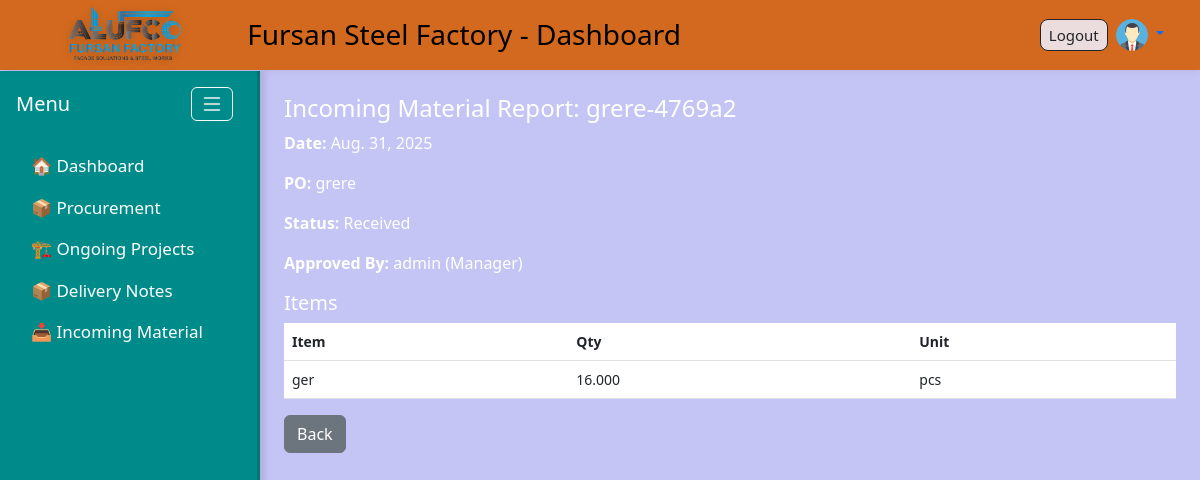
The app's page /procurement/incoming-materials/5/ (signed in) with its own data.
### accounts/models.py (models this page shows, shortened)
class Profile(models.Model):
    user = models.OneToOneField(User, on_delete=models.CASCADE)
    avatar = models.ImageField(upload_to='avatars/', default='avatars/default-avatar.png', blank=True, null=True)

### procurement/models.py (models this page shows, shortened)
class IncomingMaterialReport(models.Model):
    purchase_order = models.ForeignKey(PurchaseOrder, on_delete=models.SET_NULL, null=True, blank=True)
    date = models.DateField(auto_now_add=True)
    ref_no = models.CharField(max_length=150, unique=True)
    supplier_name = models.CharField(max_length=255, blank=True, null=True)
    status = models.CharField(max_length=20, choices=IM_STATUS, default='pending')
    notes = models.TextField(blank=True, null=True)
    approved_by = models.ForeignKey(
        "auth.User",
        on_delete=models.SET_NULL,
        null=True,
        blank=True,
        related_name="approved_reports"
    )

class PurchaseOrder(models.Model):
    po_number = models.CharField(max_length=50, unique=True, blank=True)  # auto-generated if blank
    supplier = models.ForeignKey(Supplier, on_delete=models.CASCADE)
    linked_prs = models.ManyToManyField(PurchaseRequest, blank=True)
    order_date = models.DateField(auto_now_add=True)
    expected_delivery = models.DateField(blank=True, null=True)
    status = models.CharField(max_length=20, choices=PO_STATUS, default='draft')
    notes = models.TextField(blank=True, null=True)
    received_request = models.BooleanField(default=False)  # user requested received
    received_approved_by = models.ForeignKey(
        settings.AUTH_USER_MODEL,
        null=True, blank=True,
        on_delete=models.SET_NULL,
        related_name='received_approved'
    )
    class Meta:
        ordering = ['-order_date']
    def __str__(self):
        return self.po_number or f"PO-{self.id}"

class IncomingMaterialItem(models.Model):
    report = models.ForeignKey(IncomingMaterialReport, on_delete=models.CASCADE, related_name='items')
    po_item = models.ForeignKey(PurchaseOrderItem, on_delete=models.SET_NULL, null=True, blank=True)
    item_name = models.CharField(max_length=255)
    quantity = models.DecimalField(max_digits=12, decimal_places=3, default=0)
    unit = models.CharField(max_length=30, default='pcs')
    notes = models.TextField(blank=True, null=True)

### procurement/views.py (the view)
# urls.py: path("incoming-materials/<int:pk>/", views.im_detail, name="im_detail"),
@login_required
def im_detail(request, pk):
    rpt = get_object_or_404(IncomingMaterialReport, pk=pk)
    return render(request, 'procurement/im_detail.html', {'report': rpt})

### procurement/templates/procurement/im_detail.html
{% extends 'base.html' %}
{% block content %}
<h4>Incoming Material Report: {{ report.ref_no }}</h4>
<p><b>Date:</b> {{ report.date }}</p>
<p><b>PO:</b> {{ report.purchase_order }}</p>
<p><b>Status:</b> {{ report.get_status_display }}</p>
<p><b>Approved By:</b> {% if report.approved_by %} {{ report.approved_by.username }} (Manager) {% else %} Not approved {% endif %}</p>
<h5>Items</h5>
<table class="table">
  <thead><tr><th>Item</th><th>Qty</th><th>Unit</th></tr></thead>
  <tbody>
    {% for item in report.items.all %}
    <tr>
      <td>{{ item.item_name }}</td>
      <td>{{ item.quantity }}</td>
      <td>{{ item.unit }}</td>
    </tr>
    {% endfor %}
  </tbody>
</table>
<a href="{% url 'im_list' %}" class="btn btn-secondary">Back</a>
{% endblock %}

### templates/base.html (shortened to what this page needs)
{% load static %}
<!DOCTYPE html>
<html lang="en">
<head>
    <link rel="stylesheet" href="https://cdn.jsdelivr.net/npm/bootstrap@5.3.0/dist/css/bootstrap.min.css">
    <link href="https://cdn.jsdelivr.net/npm/bootstrap-icons@1.10.5/font/bootstrap-icons.css" rel="stylesheet">
    <link rel="stylesheet" href="{% static 'css/custom.css' %}">
</head>
<body>
<header class="custom-header px-4">
    <div class="container-fluid">
        <div class="d-flex justify-content-between align-items-center">
            <div class="d-flex align-items-center">
                <img src="{% static 'images/udadateone.png' %}" alt="Company Logo" class="logo-img">
                <h3 class="mb-0 ms-2">Fursan Steel Factory - Dashboard</h3>
            </div>
           {% if user.is_authenticated %}
            <div class="d-flex align-items-center gap-2 position-relative">
                <form method="post" action="{% url 'logout' %}" class="mb-0">
                    <button type="submit" class="btn btn-outline-dark btn-sm px-2 py-1">Logout</button>
                </form>
                <div class="dropdown">
                    <a href="#" class="d-block dropdown-toggle" id="userDropdown" data-bs-toggle="dropdown" aria-expanded="false">
                        {% if user.profile.avatar %}
                            <img
                                src="{{ user.profile.avatar.url }}"
                                alt="Avatar"
                                class="rounded-circle avatar-hover"
                                style="width:32px; height:32px; cursor:pointer;"
                                title="{{ user.get_full_name|default:user.username }}"
                            >
                        {% endif %}
                    </a>
                </div>
            </div>
            {% else %}
            <a href="{% url 'login' %}" class="btn btn-primary btn-sm">Login</a>
            {% endif %}
        </div>
    </div>
</header>
    <div class="d-flex">
       <nav id="sidebar" class="vh-100">
            <div class="d-flex justify-content-between align-items-center px-3 mb-4">
                <h5 class="text-white mb-0">Menu</h5>
                <button id="sidebarToggle" class="btn btn-outline-light" title="Toggle Menu">
                    <i class="bi bi-list fs-4"></i>
                </button>
            </div>
            <ul class="nav flex-column">
               <li class="nav-item">
                    <a class="nav-link text-white" href="{% url 'dashboard' %}" title="Dashboard">
                        🏠 <span class="label-text">Dashboard</span>
                    </a>
                </li>
                    <li class="nav-item">
                        <a class="nav-link text-white"
                           data-bs-toggle="collapse"
                           href="#procurementSubmenu"
                           role="button"
                           aria-expanded="false"
                           aria-controls="procurementSubmenu">
                            📦 Procurement
                        </a>
                    </li>
                <li class="nav-item">
                    <a class="nav-link text-white"
                        data-bs-toggle="collapse"
                        href="#ongoingSubmenu"
                        role="button"
                        aria-expanded="true"
                        aria-controls="ongoingSubmenu">
                        🏗 <span class="label-text">Ongoing Projects</span>
                    </a>
                </li>
                <li class="nav-item">
                    <a class="nav-link text-white"
                        data-bs-toggle="collapse"
                        href="#deliverySubmenu"
                        role="button"
                        aria-expanded="false"
                        aria-controls="deliverySubmenu">
                         📦 <span class="label-text">Delivery Notes</span>
                    </a>
                </li>
                <li class="nav-item">
                    <a class="nav-link text-white"
                        data-bs-toggle="collapse"
                        href="#incomingSubmenu"
                        role="button"
                        aria-expanded="false"
                        aria-controls="incomingSubmenu">
                        📥 <span class="label-text">Incoming Material</span>
                    </a>
                </li>
            </ul>
    </nav>
    <main class="flex-grow-1 p-4">
        {% block content %}
        {% endblock %}
    </main>
</div>
</body>
</html>

### static/css/custom.css (style rules this page uses)
body { background-color: #c4c4f5; color: #ffffff; padding-top: 70px; }
.custom-header { background-color: chocolate; color: #000; height: 70px; display: flex; align-items: center; position: fixed; top: 0; width: 100%; z-index: 1000; box-shadow: 0 2px 8px rgba(0,0,0,0.05); }
.dropdown > a { text-decoration: none !important; }
.logo-img { height: 100px !important; width: auto; margin-right: 10px; object-fit: contain; image-rendering: -webkit-optimize-contrast; image-rendering: crisp-edges; filter: drop-shadow(0 2px 4px rgba(0, 0, 0, 0.15)); border-radius: 6px; display: block; }
#sidebar { min-height: 100vh; position: fixed; top: 71px; left: 0; width: 260px; max-width: 260px; padding-top: 1rem; overflow-y: auto; background-color: darkcyan; box-shadow: 5px 0 6px rgba(0, 0, 0, 0.1); border-right: 3px solid rgba(0, 0, 0, 0.15); transition: width 0.3s ease; z-index: 100; }
main.flex-grow-1 { margin-left: 260px; padding: 1rem; transition: margin-left 0.3s ease; }
#sidebar .nav-link { color: #140909; margin-left: 15px; font-size: 17px; transition: all 0.2s ease; }
#sidebar ul.nav li.nav-item a { white-space: nowrap; }
#sidebar { transition: width 0.3s ease; }
#sidebar button#sidebarToggle { padding: 0.25rem 0.5rem; font-size: 1rem; line-height: 1; margin-right: 0.5rem; }
.custom-header .btn { font-weight: 500; border-radius: 8px; padding: 6px 14px; font-size: 15px; background-color: rgb(235, 221, 221); }
.d-flex { display: flex; gap: 12px; flex-wrap: wrap; }
td { vertical-align: middle; }
.table td, .table th { vertical-align: middle; font-size: 14px; }
.btn-sm { padding: 3px 8px; font-size: 13px; }

### records on screen
IncomingMaterialReport: ref_no "grere-4769a2", date "Aug. 31, 2025", purchase_order "grere", status "Received", approved_by.username "admin"
IncomingMaterialItem: item_name "ger", quantity "16.000", unit "pcs"
